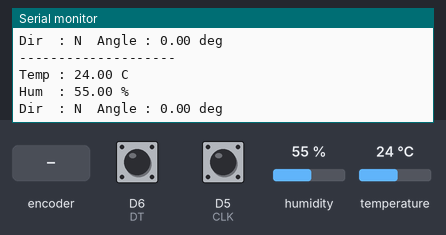
Bench run of a sketch on a simulated ESP8266 (NodeMCU). On the bench: the last lines printed to the serial monitor. The test bench sets the inputs (shaded band); at power-on: humidity 55 %, temperature 24 °C, D6 (DT) HIGH, D5 (CLK) HIGH. WiFi joins after 1.5 s; servers stay silent unless stated.

Above: at 3.2 s.
3.3 s: rotary encoder on D5 (CLK) / D6 (DT) turned 3 steps (first pin leading)
At 3.74 s:
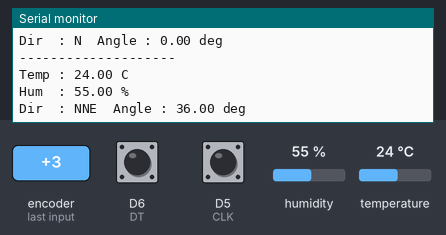
5.4 s: rotary encoder on D5 (CLK) / D6 (DT) turned 1 step (first pin leading)
At 5.85 s:
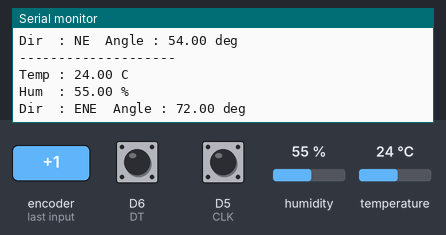
7.4 s: rotary encoder on D5 (CLK) / D6 (DT) turned 1 step (first pin leading)
At 7.66 s:
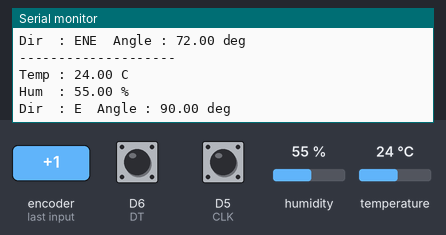
9.2 s: humidity set to 22 %
At 10.37 s:
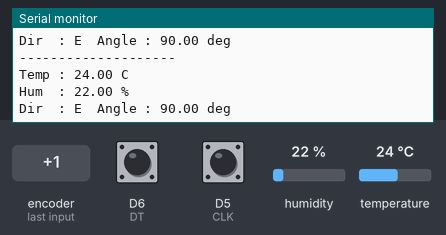
10.7 s: temperature set to 12 °C
12.2 s: rotary encoder on D5 (CLK) / D6 (DT) turned 3 steps (first pin leading)
At 12.78 s:
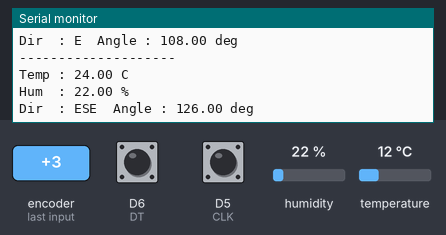

The sketch:

Code_ESP8266.ino
```cpp
#include <ArduinoJson.h>
#include <DHT.h>
#include <ESP8266HTTPClient.h>
#include <ESP8266WiFi.h>

// ======================
// WIFI + API PC WINDOWS
// ======================
const char* WIFI_SSID     = "ADSL_inwi_CD1F";
const char* WIFI_PASSWORD = "E44E1271CD1F";
const char* SERVER_URL    = "http://192.168.1.41:5000/api/meteo";
//                                   ↑ IP corrigée (votre PC Windows)

// ======================
// DHT11
// ======================
#define DHTPIN D4
#define DHTTYPE DHT11

DHT dht(DHTPIN, DHTTYPE);

float temperature = 0;
float humidity    = 0;
unsigned long lastDHT = 0;

// ======================
// KY-040
// ======================
#define CLK D5
#define DT  D6

int lastCLK;
int pulses = 0;

unsigned long lastEncoderTime = 0;
const int debounce = 2;

unsigned long lastDisplay = 0;
unsigned long lastSend    = 0;
const unsigned long sendInterval = 30000;

// 16 directions
String directions[16] = {
  "N","NNE","NE","ENE",
  "E","ESE","SE","SSE",
  "S","SSW","SW","WSW",
  "W","WNW","NW","NNW"
};

// ======================
// CONNEXION WIFI
// ======================
void connectWiFi() {
  WiFi.mode(WIFI_STA);
  WiFi.begin(WIFI_SSID, WIFI_PASSWORD);

  Serial.print("Connexion WiFi");
  int tentatives = 0;
  while (WiFi.status() != WL_CONNECTED) {
    delay(500);
    Serial.print(".");
    tentatives++;
    if (tentatives > 40) {
      Serial.println("\nEchec WiFi - redemarrage...");
      ESP.restart();
    }
  }

  Serial.print("\nWiFi OK - IP ESP: ");
  Serial.println(WiFi.localIP());
  Serial.print("Serveur cible : ");
  Serial.println(SERVER_URL);
}

// ======================
// CALCULS VENT
// ======================
float windAngle() {
  return (pulses * 360.0) / 20.0;
}

String windDirection() {
  int index = (int)(pulses * 16.0 / 20.0) % 16;
  return directions[index];
}

// ======================
// CONSTRUCTION JSON
// ======================
String buildJSON() {
  StaticJsonDocument<256> doc;

  doc["temperature"]      = temperature;
  doc["humidity"]         = humidity;
  doc["pulses"]           = pulses;
  doc["angle"]            = windAngle();
  doc["direction"]        = windDirection();
  doc["device_timestamp"] = millis();

  String output;
  serializeJson(doc, output);
  return output;
}

// ======================
// ENVOI VERS FLASK / SQL
// ======================
void sendToServer() {
  if (WiFi.status() != WL_CONNECTED) {
    Serial.println("WiFi perdu - reconnexion...");
    connectWiFi();
  }

  String json = buildJSON();
  Serial.print("JSON envoye : ");
  Serial.println(json);

  WiFiClient client;
  HTTPClient http;

  http.begin(client, SERVER_URL);
  http.addHeader("Content-Type", "application/json");
  http.setTimeout(10000); // timeout 10 secondes

  int code = http.POST(json);

  Serial.print("Code HTTP recu : ");
  Serial.println(code);

  if (code == 200) {
    Serial.println(">>> SUCCES - donnee inseree dans SQL Server");
    Serial.print("Reponse serveur : ");
    Serial.println(http.getString());
  } else if (code < 0) {
    Serial.print("Erreur connexion : ");
    Serial.println(http.errorToString(code));
    Serial.println("Verifiez que Flask tourne sur le PC !");
  } else {
    Serial.print("Erreur serveur HTTP ");
    Serial.println(code);
    Serial.println(http.getString());
  }

  http.end();
}

// ======================
// SETUP
// ======================
void setup() {
  Serial.begin(115200);
  delay(500);

  Serial.println("\n=== STATION METEO OCP ===");

  dht.begin();

  pinMode(CLK, INPUT_PULLUP);
  pinMode(DT,  INPUT_PULLUP);
  lastCLK = digitalRead(CLK);

  connectWiFi();

  Serial.println("Systeme pret - envoi toutes les 30s");
}

// ======================
// LOOP
// ======================
void loop() {

  // --- DHT11 : lecture toutes les 2s ---
  if (millis() - lastDHT > 2000) {
    lastDHT = millis();

    float t = dht.readTemperature();
    float h = dht.readHumidity();

    if (isnan(t) || isnan(h)) {
      Serial.println("[WARN] Erreur lecture DHT11 - valeur ignoree");
    } else {
      temperature = t;
      humidity    = h;
    }
  }

  // --- KY-040 : lecture rapide ---
  int currentCLK = digitalRead(CLK);

  if (currentCLK != lastCLK) {
    if (millis() - lastEncoderTime > debounce) {
      lastEncoderTime = millis();

      if (currentCLK == LOW) {
        if (digitalRead(DT) != currentCLK) {
          pulses++;
        } else {
          pulses--;
        }

        if (pulses >= 20) pulses = 0;
        if (pulses <   0) pulses = 19;
      }
    }
  }
  lastCLK = currentCLK;

  // --- Affichage série toutes les 300ms ---
  if (millis() - lastDisplay > 300) {
    lastDisplay = millis();

    Serial.println("--------------------");
    Serial.print("Temp : "); Serial.print(temperature); Serial.println(" C");
    Serial.print("Hum  : "); Serial.print(humidity);    Serial.println(" %");
    Serial.print("Dir  : "); Serial.print(windDirection());
    Serial.print("  Angle : "); Serial.print(windAngle()); Serial.println(" deg");
  }

  // --- Envoi SQL Server toutes les 30s ---
  if (millis() - lastSend > sendInterval) {
    lastSend = millis();
    sendToServer();
  }
}
```

Measured:
- after the input at 3.3 s, the serial monitor: prints a new line after 0.24 s (image 1)
- after the input at 5.4 s, the serial monitor: prints a new line after 0.25 s (image 2)
- after the input at 7.4 s, the serial monitor: prints a new line after 0.05 s (image 3)
- after the input at 9.2 s, the serial monitor: prints a new line after 0.96 s (image 4)
- after the input at 12.2 s, the serial monitor: prints a new line after 0.07 s (image 5)
